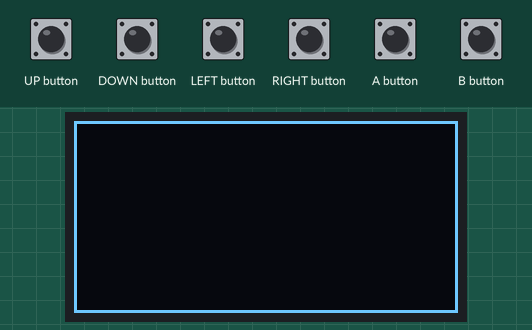
Simulated run of this sketch. Board: Arduboy, built with avr-gcc and run on an emulated ATmega32U4. On the bench: 128×64 one-colour display. The test bench sets the inputs (shaded band).

Above: at 1.1 s.
1.3 s: UP button pressed for 0.15 s
2.0 s: DOWN button pressed for 1 s
3.6 s: LEFT button pressed for 0.15 s
4.3 s: RIGHT button pressed for 0.15 s
5.0 s: UP button pressed for 1 s
At 5.71 s:
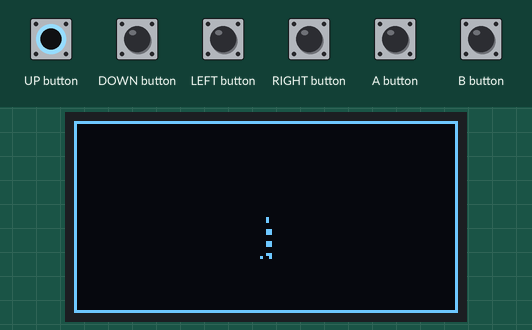

The sketch:

Etch-A-Sketch.ino
```cpp
#include <Arduboy2.h>
Arduboy2 arduboy;

Point cursor;
Point prevCursor;

void setup() {

    arduboy.begin();

    cursor.y = arduboy.height() / 2;
    cursor.x = arduboy.width() / 2;

    prevCursor.x = cursor.x;
    prevCursor.y = cursor.y;

    arduboy.clear();
    arduboy.drawRect(0, 0, arduboy.width(), arduboy.height(), WHITE);

}

void loop() {

    if ( !arduboy.nextFrame() ) return;
    arduboy.pollButtons();


    // Flash the cursor ..

    uint8_t cursorColor = WHITE;

    if (arduboy.frameCount % 16 < 8) {
        cursorColor = BLACK;
    }

    arduboy.drawPixel(cursor.x, cursor.y, cursorColor);


    // Control the cursor ..

    if (arduboy.frameCount % 4 == 0) {

        if (arduboy.pressed(LEFT_BUTTON) && cursor.x > 1) {
            cursor.x--;
        }

        if (arduboy.pressed(RIGHT_BUTTON) && cursor.x < arduboy.width() - 2) {
            cursor.x++;
        }

        if (arduboy.pressed(UP_BUTTON) && cursor.y > 1) {
            cursor.y--;
        }

        if (arduboy.pressed(DOWN_BUTTON) && cursor.y < arduboy.height() - 2) {
            cursor.y++;
        }

    }

    arduboy.display();

}
```

Measured:
- after the input at 5.0 s, the display: first changes at once (image 1 shows a later state)
